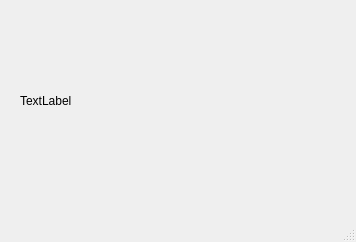
<?xml version="1.0" encoding="UTF-8"?>
<ui version="4.0">
 <class>PaymentInvoice</class>
 <widget class="QMainWindow" name="PaymentInvoice">
  <property name="geometry">
   <rect>
    <x>0</x>
    <y>0</y>
    <width>356</width>
    <height>242</height>
   </rect>
  </property>
  <property name="windowTitle">
   <string>MainWindow</string>
  </property>
  <widget class="QWidget" name="centralwidget">
   <property name="styleSheet">
    <string notr="true"/>
   </property>
   <widget class="QLabel" name="label">
    <property name="geometry">
     <rect>
      <x>20</x>
      <y>60</y>
      <width>311</width>
      <height>81</height>
     </rect>
    </property>
    <property name="styleSheet">
     <string notr="true"/>
    </property>
    <property name="text">
     <string>TextLabel</string>
    </property>
   </widget>
  </widget>
  <widget class="QMenuBar" name="menubar">
   <property name="geometry">
    <rect>
     <x>0</x>
     <y>0</y>
     <width>356</width>
     <height>21</height>
    </rect>
   </property>
  </widget>
  <widget class="QStatusBar" name="statusbar"/>
 </widget>
 <resources/>
 <connections/>
</ui>
